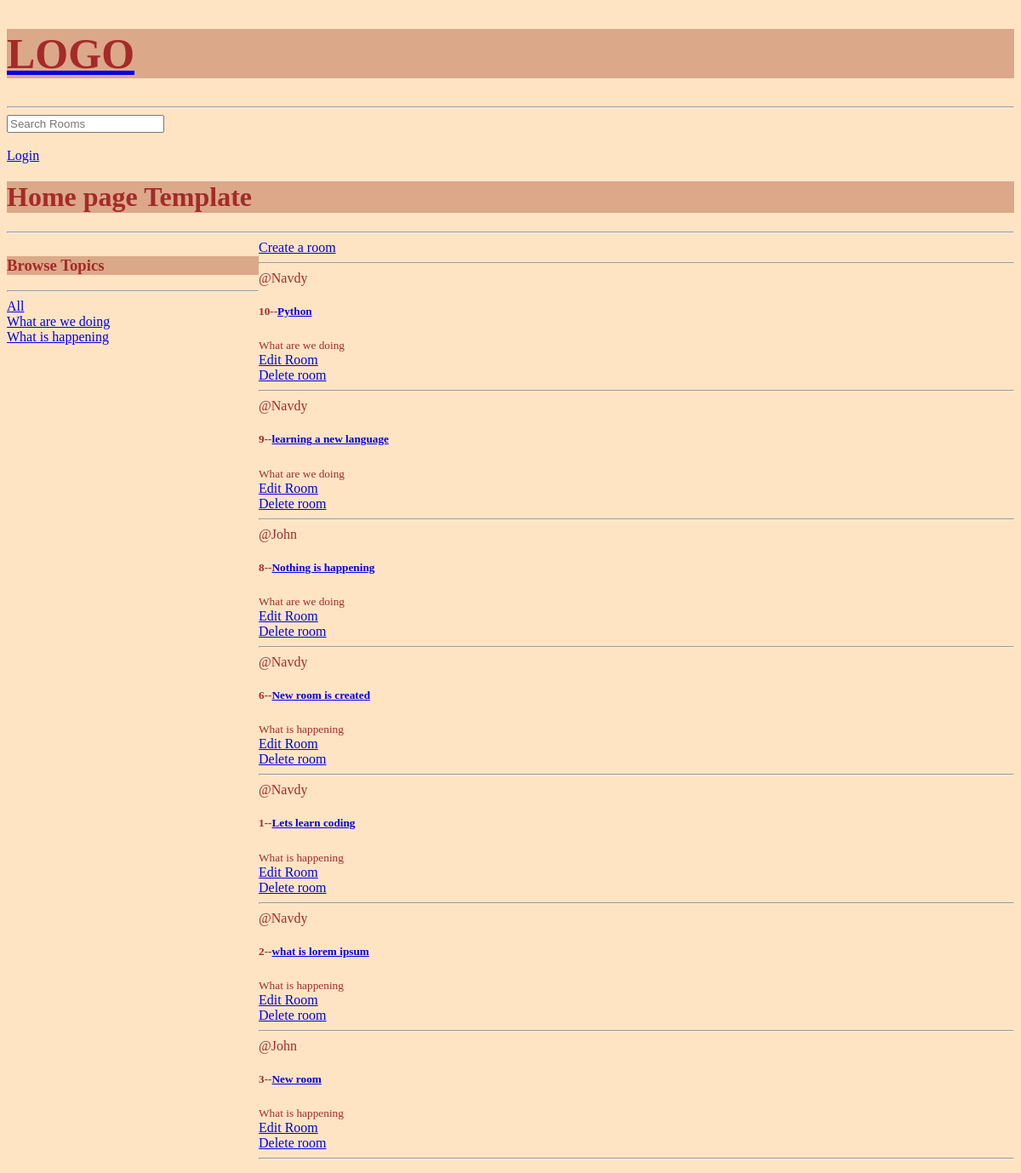
The app's page /, older data.
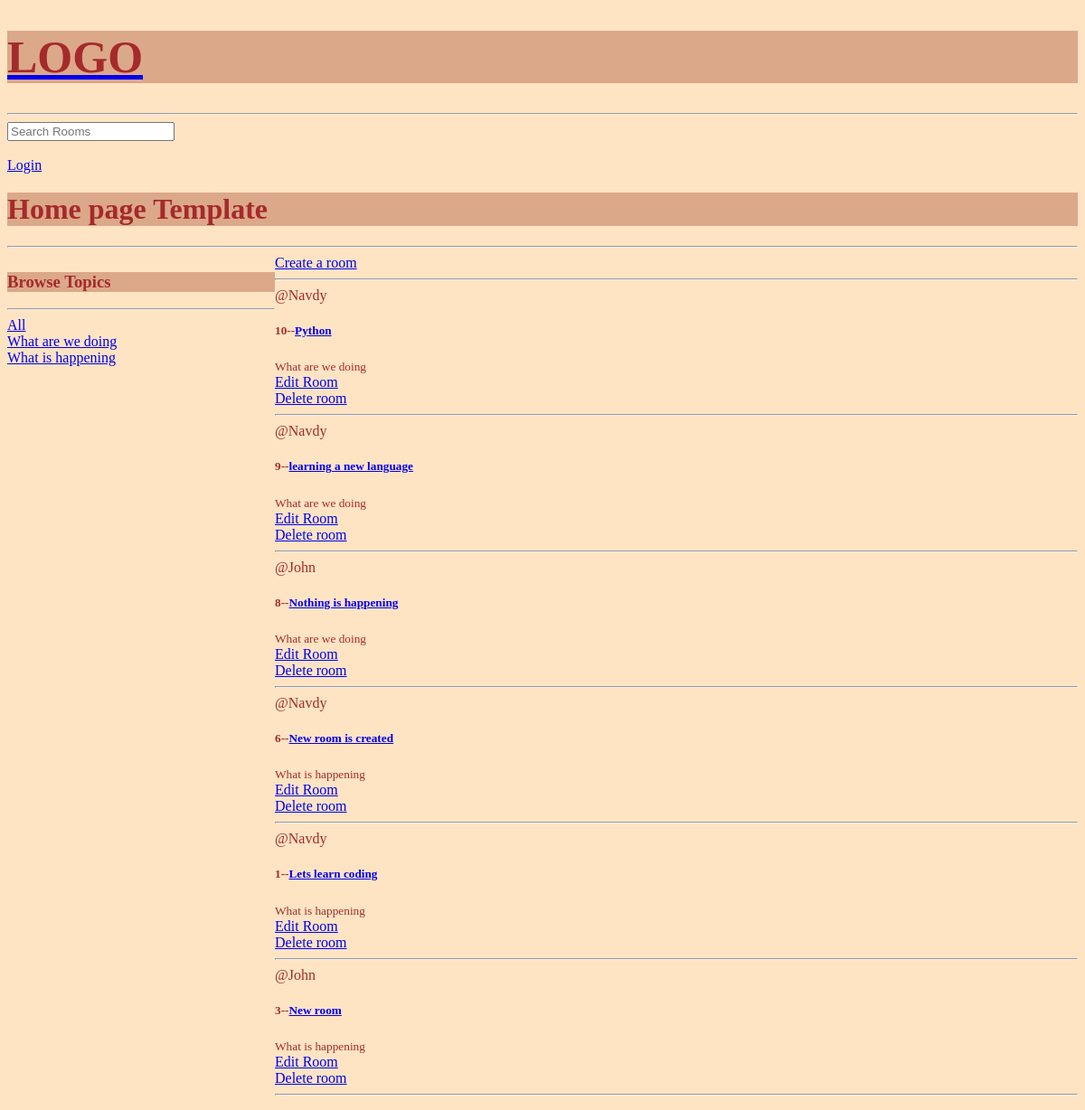
The same page, newer data.
### base/models.py (models this page shows, shortened)
class Topic(models.Model):
    name = models.CharField(max_length=200)

class Rooms(models.Model):
    host = models.ForeignKey(User,on_delete=models.SET_NULL,null=True)
    topic = models.ForeignKey(Topic,on_delete=models.SET_NULL,null=True)
    name = models.CharField(max_length=200)
    description = models.TextField(null=True,blank=True)
    updated = models.DateTimeField(auto_now=True)
    added = models.DateTimeField(auto_now_add=True)
    class Meta:
        ordering = ['-updated','-added']

### base/views.py (the view)
# urls.py: path('',views.home,name='home'),
def home(request):
    q=request.GET.get('q','')
    rooms=Rooms.objects.filter(Q(topic__name__icontains=q)|
                               Q(name__icontains=q)|
                               Q(description__icontains=q) |
                               Q(host__username__icontains=q))
    topic = Topic.objects.all()
    context={'rooms':rooms,'topic':topic}
    return render(request,'base/home.html',context)

### base/templates/base/home.html (shortened to what this page needs)
{% extends 'main.html' %}
{% block content %}
<h1 style="background-color:rgb(219, 168, 138);color:brown">Home page Template</h1><hr>
<div class="home_container ">
    <div>
        <h3 style="background-color:rgb(219, 168, 138);color:brown"">Browse Topics</h3>
        <hr>
        <div>
            <a href="{% url 'home' %}">All</a>
        </div>
        {% for t in topic %}
            <div>
                <a href="{% url 'home' %}?q={{t.name}}">{{t.name}}</a>
            </div>
        {% endfor %}
    </div>
    <div>
        <a href="{% url 'create-room' %}"> Create a room</a>
        <hr>
        {% for room in rooms%}
        <body style="background-color:bisque;color:brown">
            <div>
                <span> @{{room.host.username}}</span>
                <h5>{{room.id}}--<a href="{% url 'room' room.id %}">{{room.name}}</a></h5>
                <small>{{ room.topic.name }}</small><br>
                <a href="{%url 'update-room' room.id%}">Edit Room</a><br>
                <a href="{% url 'delete-room' room.id %}">Delete room</a><br>
                <hr>
            </div>
        </body>
    {% endfor %}
    </div>
</div>
{% endblock %}

Row changes from the older to the newer data that the page shows:
removed Rooms: host.username "Navdy", id "2", name "what is lorem ipsum", topic.name "What is happening"
